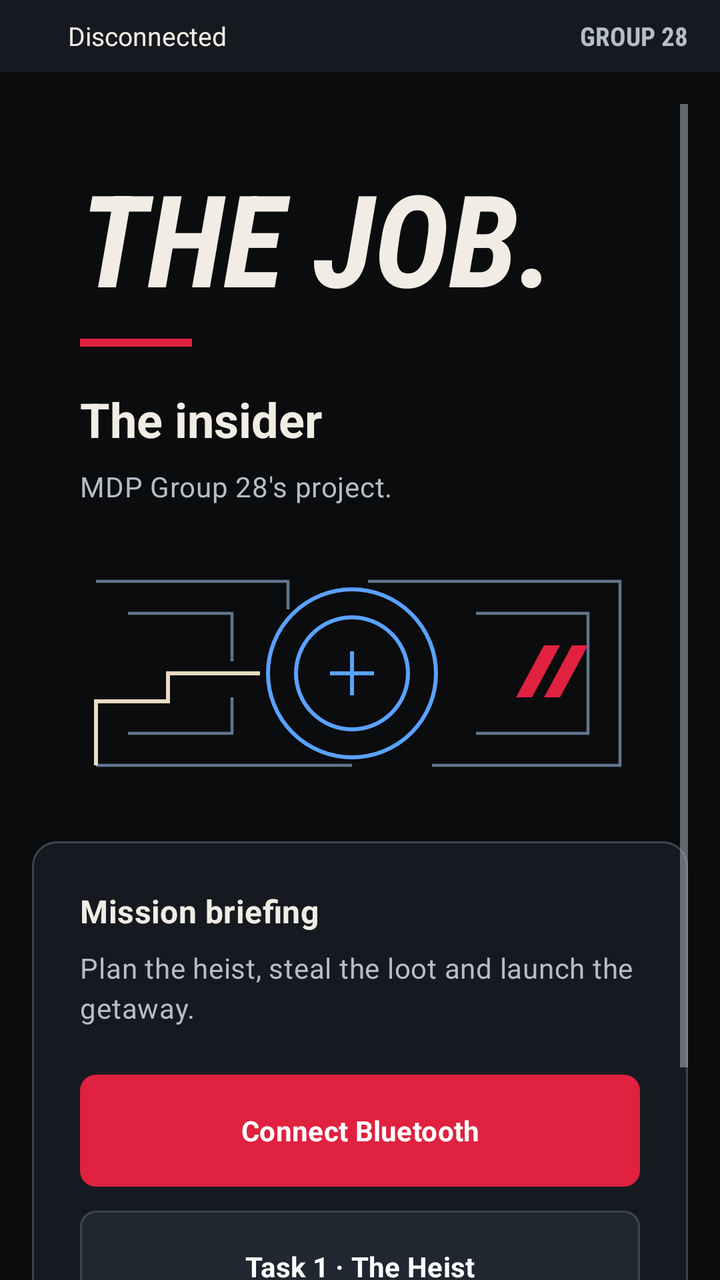
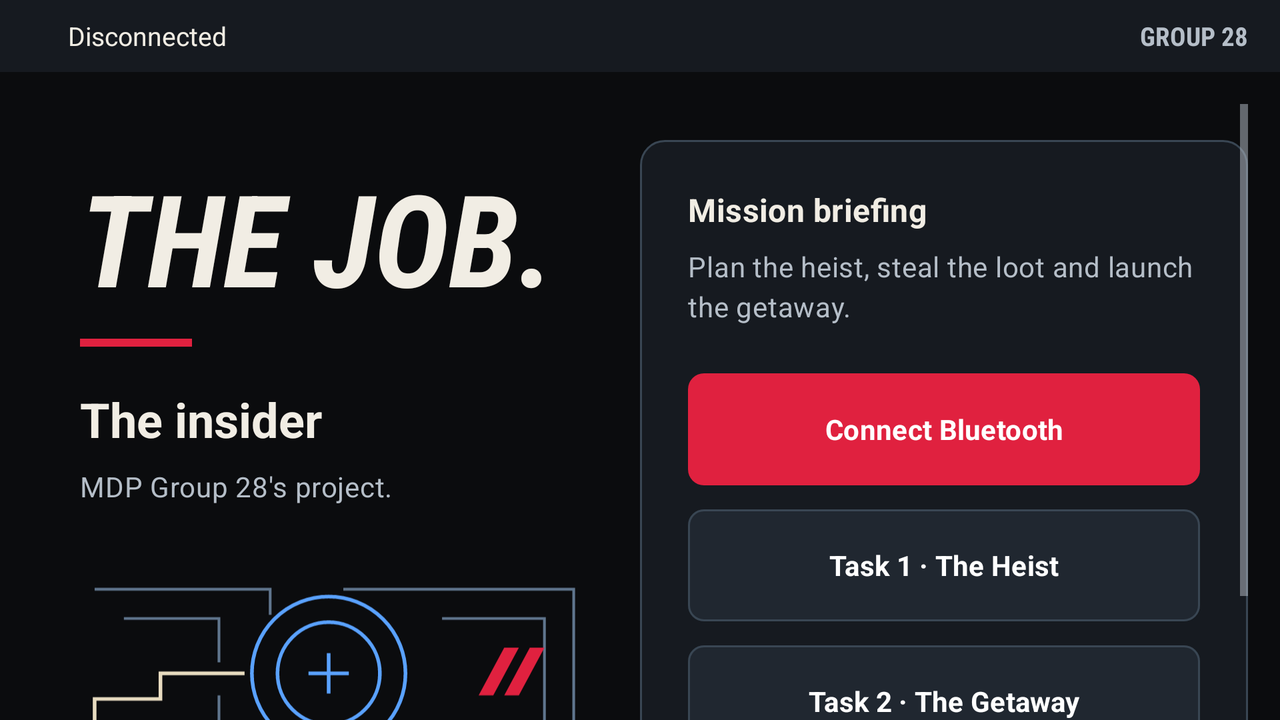

First picture: res/layout/ on a phone held upright. Second picture: the repository's own variant of that layout, on a device whose configuration matches the variant's folder. Source for both follows.
<!-- AndroidManifest.xml: application theme Theme.Android_app -->
<!-- res/layout/activity_main.xml -->
<LinearLayout xmlns:android="http://schemas.android.com/apk/res/android"
    android:id="@+id/main" android:layout_width="match_parent" android:layout_height="match_parent"
    android:orientation="vertical" android:background="@color/heist_background">
    <include android:id="@+id/connectionStatusBar" layout="@layout/connection_status_bar" />
    <ScrollView android:layout_width="match_parent" android:layout_height="0dp" android:layout_weight="1"
        android:fillViewport="true" android:clipToPadding="false" android:padding="16dp">
        <LinearLayout android:layout_width="match_parent" android:layout_height="wrap_content" android:orientation="vertical">
            <include layout="@layout/home_brand" />
            <include layout="@layout/home_actions" />
        </LinearLayout>
    </ScrollView>
</LinearLayout>
<!-- res/layout/connection_status_bar.xml (included above) -->
<?xml version="1.0" encoding="utf-8"?>
<LinearLayout xmlns:android="http://schemas.android.com/apk/res/android"
    android:id="@+id/connectionContainer"
    android:layout_width="match_parent" android:layout_height="wrap_content"
    android:minHeight="36dp" android:background="@color/heist_surface"
    android:gravity="center_vertical" android:orientation="horizontal"
    android:paddingHorizontal="16dp" android:paddingVertical="8dp">
    <ImageView android:id="@+id/statusDot"
        android:layout_width="8dp" android:layout_height="8dp"
        android:layout_marginEnd="10dp" android:importantForAccessibility="no"
        android:src="@drawable/bg_status_dot" />
    <TextView android:id="@+id/connectionBadge"
        android:layout_width="0dp" android:layout_height="wrap_content" android:layout_weight="1"
        android:text="@string/status_disconnected" android:textColor="@color/heist_text"
        android:textSize="13sp" android:accessibilityLiveRegion="polite" />
    <TextView android:layout_width="wrap_content" android:layout_height="wrap_content"
        android:layout_marginStart="12dp" android:text="@string/heist_group"
        android:fontFamily="sans-serif-condensed" android:textStyle="bold"
        android:textColor="@color/heist_text_secondary" android:textSize="13sp" />
</LinearLayout>
<!-- res/layout/home_brand.xml (included above) -->
<LinearLayout xmlns:android="http://schemas.android.com/apk/res/android"
    android:layout_width="match_parent" android:layout_height="wrap_content"
    android:orientation="vertical" android:padding="24dp">
    <TextView android:id="@+id/welcomeTextView"
        android:layout_width="match_parent" android:layout_height="wrap_content"
        android:text="@string/heist_title" android:fontFamily="sans-serif-condensed"
        android:textStyle="bold|italic" android:textSize="64sp" android:textColor="@color/heist_text" />
    <View android:layout_width="56dp" android:layout_height="4dp"
        android:layout_marginTop="8dp" android:background="@color/heist_red" />
    <TextView android:layout_width="match_parent" android:layout_height="wrap_content"
        android:layout_marginTop="20dp" android:text="@string/heist_identity"
        android:textAppearance="@style/TextAppearance.Heist.Title" />
    <TextView android:layout_width="match_parent" android:layout_height="wrap_content"
        android:layout_marginTop="8dp" android:lineSpacingExtra="4dp"
        android:text="@string/heist_description" android:textAppearance="@style/TextAppearance.Heist.Body" />
    <ImageView android:layout_width="match_parent" android:layout_height="120dp"
        android:layout_marginTop="24dp" android:src="@drawable/heist_vault_plan"
        android:scaleType="fitCenter" android:importantForAccessibility="no" />
</LinearLayout>
<!-- res/layout/home_actions.xml (included above) -->
<LinearLayout xmlns:android="http://schemas.android.com/apk/res/android"
    android:layout_width="match_parent" android:layout_height="wrap_content"
    android:orientation="vertical" android:padding="24dp" android:background="@drawable/bg_heist_panel">
    <TextView android:layout_width="match_parent" android:layout_height="wrap_content"
        android:text="@string/heist_briefing" android:textAppearance="@style/TextAppearance.Heist.Section" />
    <TextView android:layout_width="match_parent" android:layout_height="wrap_content"
        android:layout_marginTop="8dp" android:lineSpacingExtra="4dp"
        android:text="@string/heist_briefing_body" android:textAppearance="@style/TextAppearance.Heist.Body" />
    <com.google.android.material.button.MaterialButton android:id="@+id/connectBluetoothButton"
        style="@style/Widget.Heist.Button.Primary" android:layout_width="match_parent" android:layout_height="wrap_content"
        android:minHeight="56dp" android:layout_marginTop="24dp" android:text="@string/heist_connect" />
    <com.google.android.material.button.MaterialButton android:id="@+id/startButton"
        style="@style/Widget.Heist.Button.Secondary" android:layout_width="match_parent" android:layout_height="wrap_content"
        android:minHeight="56dp" android:layout_marginTop="12dp" android:text="@string/heist_open_arena" />
    <com.google.android.material.button.MaterialButton android:id="@+id/task2Button"
        style="@style/Widget.Heist.Button.Secondary" android:layout_width="match_parent" android:layout_height="wrap_content"
        android:minHeight="56dp" android:layout_marginTop="12dp" android:text="@string/heist_open_task2" />
</LinearLayout>
<!-- resources referenced by this layout -->
<resources>
  <color name="heist_background">#0B0C0E</color>
  <color name="heist_red">#E0213F</color>
  <color name="heist_surface">#161A20</color>
  <color name="heist_text">#F1EDE4</color>
  <color name="heist_text_secondary">#B5BEC8</color>
  <!-- drawable bg_heist_panel (drawable) -->
  <shape xmlns:android="http://schemas.android.com/apk/res/android" android:shape="rectangle">
      <solid android:color="@color/heist_surface" />
      <stroke android:width="1dp" android:color="@color/heist_border" />
      <corners android:radius="12dp" />
  </shape>
  <string name="heist_briefing">Mission briefing</string>
  <string name="heist_briefing_body">Plan the heist, steal the loot and launch the getaway.</string>
  <string name="heist_connect">Connect Bluetooth</string>
  <string name="heist_description">MDP Group 28\'s project.</string>
  <string name="heist_group">GROUP 28</string>
  <string name="heist_identity">The insider</string>
  <string name="heist_open_arena">Task 1 · The Heist</string>
  <string name="heist_open_task2">Task 2 · The Getaway</string>
  <string name="heist_title">THE JOB.</string>
  <string name="status_disconnected">Disconnected</string>
  <style name="TextAppearance.Heist.Body" parent="TextAppearance.Material3.BodyMedium">
          <item name="android:textSize">14sp</item>
          <item name="android:textColor">@color/heist_text_secondary</item>
      </style>
  <style name="TextAppearance.Heist.Section" parent="TextAppearance.Material3.TitleMedium">
          <item name="android:fontFamily">sans-serif</item>
          <item name="android:textStyle">bold</item>
          <item name="android:textSize">16sp</item>
          <item name="android:textColor">@color/heist_text</item>
      </style>
  <style name="TextAppearance.Heist.Title" parent="TextAppearance.Material3.HeadlineMedium">
          <item name="android:fontFamily">sans-serif-condensed</item>
          <item name="android:textStyle">bold</item>
          <item name="android:textSize">24sp</item>
          <item name="android:textColor">@color/heist_text</item>
      </style>
  <style name="Widget.Heist.Button.Primary" parent="Widget.Material3.Button">
          <item name="android:minHeight">48dp</item>
          <item name="android:minWidth">48dp</item>
          <item name="android:insetTop">0dp</item>
          <item name="android:insetBottom">0dp</item>
          <item name="android:paddingLeft">16dp</item>
          <item name="android:paddingRight">16dp</item>
          <item name="android:textAllCaps">false</item>
          <item name="android:textSize">14sp</item>
          <item name="android:textStyle">bold</item>
          <item name="cornerRadius">8dp</item>
          <item name="backgroundTint">@color/heist_button_primary</item>
          <item name="android:textColor">@color/heist_button_text</item>
          <item name="rippleColor">#33FFFFFF</item>
      </style>
  <style name="Widget.Heist.Button.Secondary" parent="Widget.Heist.Button.Primary">
          <item name="backgroundTint">@color/heist_button_secondary</item>
          <item name="strokeColor">@color/heist_border</item>
          <item name="strokeWidth">1dp</item>
      </style>
  <style name="Theme.Android_app" parent="Base.Theme.Android_app" />
  <color name="heist_border">#394653</color>
  <color name="white">#FFFFFF</color>
  <color name="heist_blue">#5AA2FF</color>
  <!-- some entries are left out for length -->
</resources>
<!-- res/layout-land/activity_main.xml (the repository's variant of the layout above) -->
<!-- drawn on the phone turned sideways -->
<LinearLayout xmlns:android="http://schemas.android.com/apk/res/android"
    android:id="@+id/main" android:layout_width="match_parent" android:layout_height="match_parent"
    android:orientation="vertical" android:background="@color/heist_background">
    <include android:id="@+id/connectionStatusBar" layout="@layout/connection_status_bar" />
    <ScrollView android:layout_width="match_parent" android:layout_height="0dp" android:layout_weight="1"
        android:fillViewport="true" android:clipToPadding="false" android:padding="16dp">
        <LinearLayout android:layout_width="match_parent" android:layout_height="wrap_content" android:orientation="horizontal" android:gravity="center_vertical">
            <include layout="@layout/home_brand" android:layout_width="0dp" android:layout_height="wrap_content" android:layout_weight="1" />
            <include layout="@layout/home_actions" android:layout_width="0dp" android:layout_height="wrap_content" android:layout_weight="1" />
        </LinearLayout>
    </ScrollView>
</LinearLayout>
